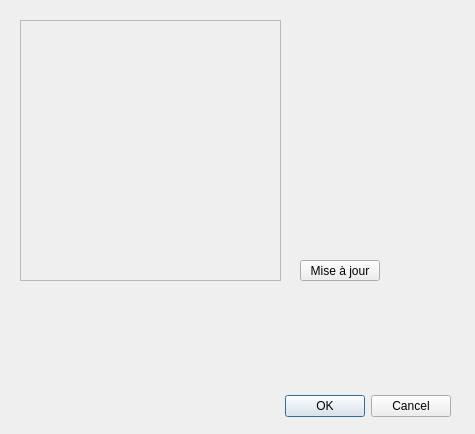
<?xml version="1.0" encoding="UTF-8"?>
<ui version="4.0">
 <class>AbstractDialog</class>
 <widget class="QDialog" name="AbstractDialog">
  <property name="geometry">
   <rect>
    <x>0</x>
    <y>0</y>
    <width>475</width>
    <height>434</height>
   </rect>
  </property>
  <property name="windowTitle">
   <string>Dialog</string>
  </property>
  <widget class="QDialogButtonBox" name="buttonBox">
   <property name="geometry">
    <rect>
     <x>110</x>
     <y>390</y>
     <width>341</width>
     <height>32</height>
    </rect>
   </property>
   <property name="orientation">
    <enum>Qt::Horizontal</enum>
   </property>
   <property name="standardButtons">
    <set>QDialogButtonBox::Cancel|QDialogButtonBox::Ok</set>
   </property>
  </widget>
  <widget class="QScrollArea" name="scrollArea">
   <property name="geometry">
    <rect>
     <x>20</x>
     <y>20</y>
     <width>261</width>
     <height>261</height>
    </rect>
   </property>
   <property name="widgetResizable">
    <bool>true</bool>
   </property>
   <widget class="QWidget" name="scrollAreaWidget">
    <property name="geometry">
     <rect>
      <x>0</x>
      <y>0</y>
      <width>259</width>
      <height>259</height>
     </rect>
    </property>
   </widget>
  </widget>
  <widget class="QPushButton" name="pushButton">
   <property name="geometry">
    <rect>
     <x>300</x>
     <y>260</y>
     <width>80</width>
     <height>21</height>
    </rect>
   </property>
   <property name="text">
    <string>Mise à jour</string>
   </property>
  </widget>
 </widget>
 <resources/>
 <connections>
  <connection>
   <sender>buttonBox</sender>
   <signal>accepted()</signal>
   <receiver>AbstractDialog</receiver>
   <slot>accept()</slot>
   <hints>
    <hint type="sourcelabel">
     <x>248</x>
     <y>254</y>
    </hint>
    <hint type="destinationlabel">
     <x>157</x>
     <y>274</y>
    </hint>
   </hints>
  </connection>
  <connection>
   <sender>buttonBox</sender>
   <signal>rejected()</signal>
   <receiver>AbstractDialog</receiver>
   <slot>reject()</slot>
   <hints>
    <hint type="sourcelabel">
     <x>316</x>
     <y>260</y>
    </hint>
    <hint type="destinationlabel">
     <x>286</x>
     <y>274</y>
    </hint>
   </hints>
  </connection>
 </connections>
</ui>
